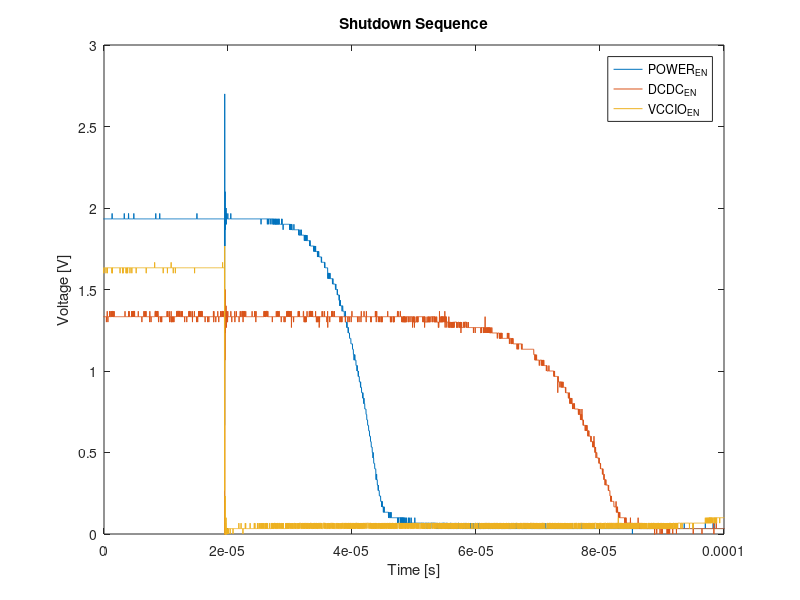

Recreate this plot in MATLAB.
clear all; close all; clc;

to_tikz = 0;


C1 = csvread('C1controller-board2-microzed-shutdown00000.txt',5,0);
C2 = csvread('C2controller-board2-microzed-shutdown00000.txt',5,0);
C3 = csvread('C3controller-board2-microzed-shutdown00000.txt',5,0);
C4 = csvread('C4controller-board2-microzed-shutdown00000.txt',5,0);

timeshift = -4.82e-4;
time_C1 = C1(:,1) + timeshift;
data_C1 = C1(:,2);

time_C2 = C2(:,1) + timeshift;
data_C2 = C2(:,2);

time_C3 = C3(:,1) + timeshift;
data_C3 = C3(:,2);

time_C4 = C4(:,1) + timeshift;
data_C4 = C4(:,2);

plot(time_C1, data_C1,time_C3, data_C3,time_C2, data_C2)

title('Shutdown Sequence')
xlabel('Time [s]')
ylabel('Voltage [V]')

 xlim([0 1e-4])
 ylim([0 3])

 
 legend('POWER_{EN}','DCDC_{EN}','VCCIO_{EN}')

if to_tikz == 1
    cleanfigure()
    matlab2tikz('controllerboardv2_shutdown.tex');
end